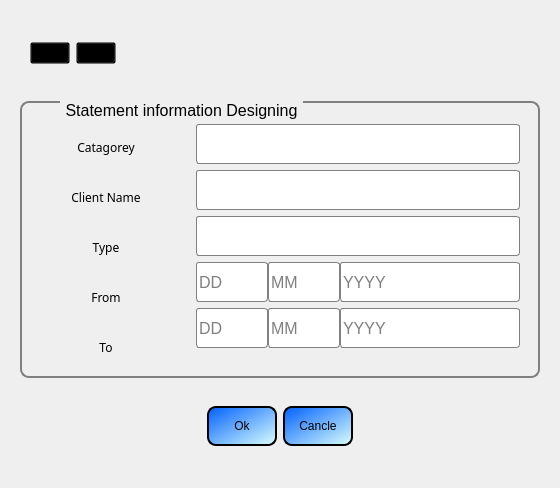
<?xml version="1.0" encoding="UTF-8"?>
<ui version="4.0">
 <class>Form</class>
 <widget class="QWidget" name="Form">
  <property name="geometry">
   <rect>
    <x>0</x>
    <y>0</y>
    <width>560</width>
    <height>488</height>
   </rect>
  </property>
  <property name="windowTitle">
   <string>Form</string>
  </property>
  <property name="styleSheet">
   <string notr="true">	background-color: qlineargradient(spread:reflect, x1:0, y1:0, x2:1, y2:1, stop:0 		rgba(76, 255, 243, 255), stop:1 rgba(218, 255, 251, 255));
</string>
  </property>
  <layout class="QHBoxLayout" name="horizontalLayout_2">
   <item>
    <widget class="QStackedWidget" name="stackedWidget">
     <property name="currentIndex">
      <number>1</number>
     </property>
     <widget class="QWidget" name="bankpage">
      <layout class="QVBoxLayout" name="verticalLayout">
       <property name="leftMargin">
        <number>12</number>
       </property>
       <property name="topMargin">
        <number>0</number>
       </property>
       <item alignment="Qt::AlignLeft">
        <widget class="QFrame" name="frame">
         <property name="styleSheet">
          <string notr="true">background-color:transparent;</string>
         </property>
         <property name="frameShape">
          <enum>QFrame::StyledPanel</enum>
         </property>
         <property name="frameShadow">
          <enum>QFrame::Raised</enum>
         </property>
         <layout class="QHBoxLayout" name="horizontalLayout_5">
          <item>
           <widget class="QPushButton" name="savestatement">
            <property name="text">
             <string/>
            </property>
            <property name="icon">
             <iconset resource="../../sm_engineering2/icon/source.qrc">
              <normaloff>:/newPrefix/save.png</normaloff>:/newPrefix/save.png</iconset>
            </property>
            <property name="iconSize">
             <size>
              <width>40</width>
              <height>40</height>
             </size>
            </property>
           </widget>
          </item>
          <item>
           <widget class="QPushButton" name="addstatement">
            <property name="text">
             <string/>
            </property>
            <property name="icon">
             <iconset resource="../../sm_engineering2/icon/source.qrc">
              <normaloff>:/newPrefix/math-add-icon.png</normaloff>:/newPrefix/math-add-icon.png</iconset>
            </property>
            <property name="iconSize">
             <size>
              <width>40</width>
              <height>40</height>
             </size>
            </property>
           </widget>
          </item>
         </layout>
        </widget>
       </item>
       <item>
        <widget class="QGroupBox" name="groupBox_18">
         <property name="minimumSize">
          <size>
           <width>500</width>
           <height>0</height>
          </size>
         </property>
         <property name="maximumSize">
          <size>
           <width>600</width>
           <height>16777215</height>
          </size>
         </property>
         <property name="font">
          <font>
           <pointsize>12</pointsize>
          </font>
         </property>
         <property name="styleSheet">
          <string notr="true">
QGroupBox {
    border: 2px solid gray;
    border-radius: 9px;
    margin-top: 0.8em;
	
	background-color: transparent;
}

QGroupBox::title {
    subcontrol-origin: margin;
    left: 40px;
    padding: 0 3px 0 3px;
}</string>
         </property>
         <property name="title">
          <string>Statement information Banking</string>
         </property>
         <property name="alignment">
          <set>Qt::AlignCenter</set>
         </property>
         <layout class="QGridLayout" name="gridLayout_2">
          <property name="leftMargin">
           <number>12</number>
          </property>
          <property name="topMargin">
           <number>12</number>
          </property>
          <item row="0" column="0" rowspan="2">
           <widget class="QFrame" name="frame_30">
            <property name="minimumSize">
             <size>
              <width>150</width>
              <height>0</height>
             </size>
            </property>
            <property name="maximumSize">
             <size>
              <width>250</width>
              <height>16777215</height>
             </size>
            </property>
            <property name="styleSheet">
             <string notr="true">background-color: transparent;</string>
            </property>
            <property name="frameShape">
             <enum>QFrame::NoFrame</enum>
            </property>
            <property name="frameShadow">
             <enum>QFrame::Raised</enum>
            </property>
            <layout class="QVBoxLayout" name="verticalLayout_32">
             <property name="spacing">
              <number>10</number>
             </property>
             <property name="leftMargin">
              <number>0</number>
             </property>
             <property name="topMargin">
              <number>12</number>
             </property>
             <property name="rightMargin">
              <number>0</number>
             </property>
             <property name="bottomMargin">
              <number>0</number>
             </property>
             <item>
              <widget class="QLabel" name="label_98">
               <property name="minimumSize">
                <size>
                 <width>0</width>
                 <height>40</height>
                </size>
               </property>
               <property name="maximumSize">
                <size>
                 <width>16777215</width>
                 <height>40</height>
                </size>
               </property>
               <property name="font">
                <font>
                 <family>8514oem</family>
                </font>
               </property>
               <property name="text">
                <string>Bank Name</string>
               </property>
               <property name="alignment">
                <set>Qt::AlignCenter</set>
               </property>
              </widget>
             </item>
             <item>
              <widget class="QLabel" name="label_99">
               <property name="minimumSize">
                <size>
                 <width>0</width>
                 <height>40</height>
                </size>
               </property>
               <property name="maximumSize">
                <size>
                 <width>16777215</width>
                 <height>40</height>
                </size>
               </property>
               <property name="font">
                <font>
                 <family>8514oem</family>
                </font>
               </property>
               <property name="text">
                <string>Branch</string>
               </property>
               <property name="alignment">
                <set>Qt::AlignCenter</set>
               </property>
              </widget>
             </item>
             <item>
              <widget class="QLabel" name="label_100">
               <property name="minimumSize">
                <size>
                 <width>0</width>
                 <height>40</height>
                </size>
               </property>
               <property name="maximumSize">
                <size>
                 <width>16777215</width>
                 <height>40</height>
                </size>
               </property>
               <property name="font">
                <font>
                 <family>8514oem</family>
                </font>
               </property>
               <property name="text">
                <string>Type</string>
               </property>
               <property name="alignment">
                <set>Qt::AlignCenter</set>
               </property>
              </widget>
             </item>
             <item>
              <widget class="QLabel" name="label_101">
               <property name="minimumSize">
                <size>
                 <width>0</width>
                 <height>40</height>
                </size>
               </property>
               <property name="maximumSize">
                <size>
                 <width>16777215</width>
                 <height>40</height>
                </size>
               </property>
               <property name="font">
                <font>
                 <family>8514oem</family>
                </font>
               </property>
               <property name="text">
                <string>From</string>
               </property>
               <property name="alignment">
                <set>Qt::AlignCenter</set>
               </property>
              </widget>
             </item>
             <item>
              <widget class="QLabel" name="label_102">
               <property name="minimumSize">
                <size>
                 <width>0</width>
                 <height>40</height>
                </size>
               </property>
               <property name="maximumSize">
                <size>
                 <width>16777215</width>
                 <height>40</height>
                </size>
               </property>
               <property name="font">
                <font>
                 <family>8514oem</family>
                </font>
               </property>
               <property name="text">
                <string>To</string>
               </property>
               <property name="alignment">
                <set>Qt::AlignCenter</set>
               </property>
              </widget>
             </item>
            </layout>
           </widget>
          </item>
          <item row="0" column="1" rowspan="2">
           <widget class="QFrame" name="frame_31">
            <property name="maximumSize">
             <size>
              <width>350</width>
              <height>16777215</height>
             </size>
            </property>
            <property name="styleSheet">
             <string notr="true">background-color: transparent</string>
            </property>
            <property name="frameShape">
             <enum>QFrame::NoFrame</enum>
            </property>
            <property name="frameShadow">
             <enum>QFrame::Raised</enum>
            </property>
            <layout class="QVBoxLayout" name="verticalLayout_2">
             <property name="bottomMargin">
              <number>0</number>
             </property>
             <item>
              <widget class="QLineEdit" name="dclient_name_3">
               <property name="minimumSize">
                <size>
                 <width>0</width>
                 <height>40</height>
                </size>
               </property>
               <property name="maximumSize">
                <size>
                 <width>16777215</width>
                 <height>16777215</height>
                </size>
               </property>
               <property name="font">
                <font>
                 <pointsize>10</pointsize>
                </font>
               </property>
               <property name="styleSheet">
                <string notr="true">QLineEdit{
border:1px solid gray;
background-color: rgb(255, 255, 255);
border-radius:3px;
}</string>
               </property>
              </widget>
             </item>
             <item>
              <widget class="QLineEdit" name="catageory_3">
               <property name="minimumSize">
                <size>
                 <width>0</width>
                 <height>40</height>
                </size>
               </property>
               <property name="font">
                <font>
                 <pointsize>10</pointsize>
                </font>
               </property>
               <property name="styleSheet">
                <string notr="true">QLineEdit{
border:1px solid gray;
background-color: rgb(255, 255, 255);
border-radius:3px;
}</string>
               </property>
              </widget>
             </item>
             <item>
              <widget class="QLineEdit" name="daddress_3">
               <property name="minimumSize">
                <size>
                 <width>0</width>
                 <height>40</height>
                </size>
               </property>
               <property name="font">
                <font>
                 <pointsize>10</pointsize>
                </font>
               </property>
               <property name="styleSheet">
                <string notr="true">QLineEdit{
border:1px solid gray;
background-color: rgb(255, 255, 255);
border-radius:3px;
}</string>
               </property>
               <property name="text">
                <string/>
               </property>
              </widget>
             </item>
             <item>
              <widget class="QFrame" name="frame_12">
               <property name="maximumSize">
                <size>
                 <width>350</width>
                 <height>40</height>
                </size>
               </property>
               <property name="frameShape">
                <enum>QFrame::NoFrame</enum>
               </property>
               <property name="frameShadow">
                <enum>QFrame::Raised</enum>
               </property>
               <layout class="QHBoxLayout" name="horizontalLayout_25">
                <property name="spacing">
                 <number>0</number>
                </property>
                <property name="leftMargin">
                 <number>0</number>
                </property>
                <property name="topMargin">
                 <number>0</number>
                </property>
                <property name="rightMargin">
                 <number>0</number>
                </property>
                <property name="bottomMargin">
                 <number>0</number>
                </property>
                <item>
                 <widget class="QLineEdit" name="dd_dd_5">
                  <property name="minimumSize">
                   <size>
                    <width>0</width>
                    <height>40</height>
                   </size>
                  </property>
                  <property name="maximumSize">
                   <size>
                    <width>743</width>
                    <height>1176</height>
                   </size>
                  </property>
                  <property name="font">
                   <font>
                    <pointsize>12</pointsize>
                   </font>
                  </property>
                  <property name="styleSheet">
                   <string notr="true">QLineEdit{
border:1px solid gray;
background-color: rgb(255, 255, 255);
border-radius:3px;
}</string>
                  </property>
                  <property name="placeholderText">
                   <string>DD</string>
                  </property>
                 </widget>
                </item>
                <item>
                 <widget class="QLineEdit" name="dd_mm_5">
                  <property name="minimumSize">
                   <size>
                    <width>0</width>
                    <height>40</height>
                   </size>
                  </property>
                  <property name="maximumSize">
                   <size>
                    <width>919</width>
                    <height>624</height>
                   </size>
                  </property>
                  <property name="font">
                   <font>
                    <pointsize>12</pointsize>
                   </font>
                  </property>
                  <property name="styleSheet">
                   <string notr="true">QLineEdit{
border:1px solid gray;
background-color: rgb(255, 255, 255);
border-radius:3px;
}</string>
                  </property>
                  <property name="placeholderText">
                   <string>MM</string>
                  </property>
                 </widget>
                </item>
                <item>
                 <widget class="QLineEdit" name="dd_yy_5">
                  <property name="minimumSize">
                   <size>
                    <width>180</width>
                    <height>40</height>
                   </size>
                  </property>
                  <property name="maximumSize">
                   <size>
                    <width>627</width>
                    <height>16777215</height>
                   </size>
                  </property>
                  <property name="font">
                   <font>
                    <pointsize>12</pointsize>
                   </font>
                  </property>
                  <property name="styleSheet">
                   <string notr="true">QLineEdit{
border:1px solid gray;
background-color: rgb(255, 255, 255);
border-radius:3px;
}</string>
                  </property>
                  <property name="placeholderText">
                   <string>YYYY</string>
                  </property>
                 </widget>
                </item>
               </layout>
              </widget>
             </item>
             <item>
              <widget class="QFrame" name="frame_14">
               <property name="maximumSize">
                <size>
                 <width>350</width>
                 <height>40</height>
                </size>
               </property>
               <property name="frameShape">
                <enum>QFrame::NoFrame</enum>
               </property>
               <property name="frameShadow">
                <enum>QFrame::Raised</enum>
               </property>
               <layout class="QHBoxLayout" name="horizontalLayout_27">
                <property name="spacing">
                 <number>0</number>
                </property>
                <property name="leftMargin">
                 <number>0</number>
                </property>
                <property name="topMargin">
                 <number>0</number>
                </property>
                <property name="rightMargin">
                 <number>0</number>
                </property>
                <property name="bottomMargin">
                 <number>0</number>
                </property>
                <item>
                 <widget class="QLineEdit" name="dd_dd_7">
                  <property name="minimumSize">
                   <size>
                    <width>0</width>
                    <height>40</height>
                   </size>
                  </property>
                  <property name="maximumSize">
                   <size>
                    <width>743</width>
                    <height>1176</height>
                   </size>
                  </property>
                  <property name="font">
                   <font>
                    <pointsize>12</pointsize>
                   </font>
                  </property>
                  <property name="styleSheet">
                   <string notr="true">QLineEdit{
border:1px solid gray;
background-color: rgb(255, 255, 255);
border-radius:3px;
}</string>
                  </property>
                  <property name="placeholderText">
                   <string>DD</string>
                  </property>
                 </widget>
                </item>
                <item>
                 <widget class="QLineEdit" name="dd_mm_7">
                  <property name="minimumSize">
                   <size>
                    <width>0</width>
                    <height>40</height>
                   </size>
                  </property>
                  <property name="maximumSize">
                   <size>
                    <width>919</width>
                    <height>624</height>
                   </size>
                  </property>
                  <property name="font">
                   <font>
                    <pointsize>12</pointsize>
                   </font>
                  </property>
                  <property name="styleSheet">
                   <string notr="true">QLineEdit{
border:1px solid gray;
background-color: rgb(255, 255, 255);
border-radius:3px;
}</string>
                  </property>
                  <property name="placeholderText">
                   <string>MM</string>
                  </property>
                 </widget>
                </item>
                <item>
                 <widget class="QLineEdit" name="dd_yy_7">
                  <property name="minimumSize">
                   <size>
                    <width>180</width>
                    <height>40</height>
                   </size>
                  </property>
                  <property name="maximumSize">
                   <size>
                    <width>627</width>
                    <height>16777215</height>
                   </size>
                  </property>
                  <property name="font">
                   <font>
                    <pointsize>12</pointsize>
                   </font>
                  </property>
                  <property name="styleSheet">
                   <string notr="true">QLineEdit{
border:1px solid gray;
background-color: rgb(255, 255, 255);
border-radius:3px;
}</string>
                  </property>
                  <property name="placeholderText">
                   <string>YYYY</string>
                  </property>
                 </widget>
                </item>
               </layout>
              </widget>
             </item>
             <item>
              <widget class="QFrame" name="frame_13">
               <property name="maximumSize">
                <size>
                 <width>350</width>
                 <height>40</height>
                </size>
               </property>
               <property name="frameShape">
                <enum>QFrame::NoFrame</enum>
               </property>
               <property name="frameShadow">
                <enum>QFrame::Raised</enum>
               </property>
               <layout class="QHBoxLayout" name="horizontalLayout_26">
                <property name="spacing">
                 <number>0</number>
                </property>
                <property name="leftMargin">
                 <number>0</number>
                </property>
                <property name="topMargin">
                 <number>0</number>
                </property>
                <property name="rightMargin">
                 <number>0</number>
                </property>
                <property name="bottomMargin">
                 <number>0</number>
                </property>
               </layout>
              </widget>
             </item>
            </layout>
           </widget>
          </item>
         </layout>
        </widget>
       </item>
       <item alignment="Qt::AlignHCenter">
        <widget class="QFrame" name="frame_2">
         <property name="styleSheet">
          <string notr="true">background-color:transparent;</string>
         </property>
         <property name="frameShape">
          <enum>QFrame::StyledPanel</enum>
         </property>
         <property name="frameShadow">
          <enum>QFrame::Raised</enum>
         </property>
         <layout class="QHBoxLayout" name="horizontalLayout">
          <item>
           <widget class="QPushButton" name="pushButton">
            <property name="minimumSize">
             <size>
              <width>70</width>
              <height>40</height>
             </size>
            </property>
            <property name="styleSheet">
             <string notr="true">border:2px solid;
border-radius:9px;
background-color: qlineargradient(spread:reflect, x1:0, y1:0, x2:1, y2:1, stop:0 rgba(0, 96, 255, 255), stop:1 rgba(218, 255, 251, 255));</string>
            </property>
            <property name="text">
             <string>Ok</string>
            </property>
           </widget>
          </item>
          <item>
           <widget class="QPushButton" name="pushButton_2">
            <property name="minimumSize">
             <size>
              <width>70</width>
              <height>40</height>
             </size>
            </property>
            <property name="styleSheet">
             <string notr="true">border:2px solid;
border-radius:9px;
background-color: qlineargradient(spread:reflect, x1:0, y1:0, x2:1, y2:1, stop:0 rgba(0, 96, 255, 255), stop:1 rgba(218, 255, 251, 255));</string>
            </property>
            <property name="text">
             <string>Cancle</string>
            </property>
           </widget>
          </item>
         </layout>
        </widget>
       </item>
      </layout>
     </widget>
     <widget class="QWidget" name="designpage">
      <layout class="QVBoxLayout" name="verticalLayout_6">
       <property name="topMargin">
        <number>0</number>
       </property>
       <item alignment="Qt::AlignLeft">
        <widget class="QFrame" name="frame_5">
         <property name="styleSheet">
          <string notr="true">background-color:transparent;</string>
         </property>
         <property name="frameShape">
          <enum>QFrame::StyledPanel</enum>
         </property>
         <property name="frameShadow">
          <enum>QFrame::Raised</enum>
         </property>
         <layout class="QHBoxLayout" name="horizontalLayout_3">
          <item alignment="Qt::AlignLeft">
           <widget class="QPushButton" name="pushButton_4">
            <property name="text">
             <string/>
            </property>
            <property name="icon">
             <iconset resource="../../sm_engineering2/icon/source.qrc">
              <normaloff>:/newPrefix/save.png</normaloff>:/newPrefix/save.png</iconset>
            </property>
            <property name="iconSize">
             <size>
              <width>40</width>
              <height>40</height>
             </size>
            </property>
           </widget>
          </item>
          <item>
           <widget class="QPushButton" name="pushButton_8">
            <property name="text">
             <string/>
            </property>
            <property name="icon">
             <iconset resource="../../sm_engineering2/icon/source.qrc">
              <normaloff>:/newPrefix/math-add-icon.png</normaloff>:/newPrefix/math-add-icon.png</iconset>
            </property>
            <property name="iconSize">
             <size>
              <width>40</width>
              <height>40</height>
             </size>
            </property>
           </widget>
          </item>
         </layout>
        </widget>
       </item>
       <item>
        <widget class="QGroupBox" name="groupBox_20">
         <property name="minimumSize">
          <size>
           <width>500</width>
           <height>0</height>
          </size>
         </property>
         <property name="maximumSize">
          <size>
           <width>600</width>
           <height>16777215</height>
          </size>
         </property>
         <property name="font">
          <font>
           <pointsize>12</pointsize>
          </font>
         </property>
         <property name="layoutDirection">
          <enum>Qt::LeftToRight</enum>
         </property>
         <property name="styleSheet">
          <string notr="true">
QGroupBox {
    border: 2px solid gray;
    border-radius: 9px;
    margin-top: 0.8em;
	
	background-color: transparent;
}

QGroupBox::title {
    subcontrol-origin: margin;
    left: 40px;
    padding: 0 3px 0 3px;
}</string>
         </property>
         <property name="title">
          <string>Statement information Designing</string>
         </property>
         <property name="alignment">
          <set>Qt::AlignCenter</set>
         </property>
         <layout class="QGridLayout" name="gridLayout_4">
          <property name="topMargin">
           <number>12</number>
          </property>
          <item row="0" column="0" rowspan="2">
           <widget class="QFrame" name="frame_34">
            <property name="minimumSize">
             <size>
              <width>150</width>
              <height>0</height>
             </size>
            </property>
            <property name="maximumSize">
             <size>
              <width>250</width>
              <height>16777215</height>
             </size>
            </property>
            <property name="styleSheet">
             <string notr="true">background-color: transparent;</string>
            </property>
            <property name="frameShape">
             <enum>QFrame::NoFrame</enum>
            </property>
            <property name="frameShadow">
             <enum>QFrame::Raised</enum>
            </property>
            <layout class="QVBoxLayout" name="verticalLayout_34">
             <property name="spacing">
              <number>10</number>
             </property>
             <property name="leftMargin">
              <number>0</number>
             </property>
             <property name="topMargin">
              <number>12</number>
             </property>
             <property name="rightMargin">
              <number>0</number>
             </property>
             <property name="bottomMargin">
              <number>0</number>
             </property>
             <item>
              <widget class="QLabel" name="label_108">
               <property name="minimumSize">
                <size>
                 <width>0</width>
                 <height>40</height>
                </size>
               </property>
               <property name="maximumSize">
                <size>
                 <width>16777215</width>
                 <height>40</height>
                </size>
               </property>
               <property name="font">
                <font>
                 <family>8514oem</family>
                </font>
               </property>
               <property name="text">
                <string>Catagorey</string>
               </property>
               <property name="alignment">
                <set>Qt::AlignCenter</set>
               </property>
              </widget>
             </item>
             <item>
              <widget class="QLabel" name="label_109">
               <property name="minimumSize">
                <size>
                 <width>0</width>
                 <height>40</height>
                </size>
               </property>
               <property name="maximumSize">
                <size>
                 <width>16777215</width>
                 <height>40</height>
                </size>
               </property>
               <property name="font">
                <font>
                 <family>8514oem</family>
                </font>
               </property>
               <property name="text">
                <string>Client Name</string>
               </property>
               <property name="alignment">
                <set>Qt::AlignCenter</set>
               </property>
              </widget>
             </item>
             <item>
              <widget class="QLabel" name="label_110">
               <property name="minimumSize">
                <size>
                 <width>0</width>
                 <height>40</height>
                </size>
               </property>
               <property name="maximumSize">
                <size>
                 <width>16777215</width>
                 <height>40</height>
                </size>
               </property>
               <property name="font">
                <font>
                 <family>8514oem</family>
                </font>
               </property>
               <property name="text">
                <string>Type</string>
               </property>
               <property name="alignment">
                <set>Qt::AlignCenter</set>
               </property>
              </widget>
             </item>
             <item>
              <widget class="QLabel" name="label_111">
               <property name="minimumSize">
                <size>
                 <width>0</width>
                 <height>40</height>
                </size>
               </property>
               <property name="maximumSize">
                <size>
                 <width>16777215</width>
                 <height>40</height>
                </size>
               </property>
               <property name="font">
                <font>
                 <family>8514oem</family>
                </font>
               </property>
               <property name="text">
                <string>From</string>
               </property>
               <property name="alignment">
                <set>Qt::AlignCenter</set>
               </property>
              </widget>
             </item>
             <item>
              <widget class="QLabel" name="label_112">
               <property name="minimumSize">
                <size>
                 <width>0</width>
                 <height>40</height>
                </size>
               </property>
               <property name="maximumSize">
                <size>
                 <width>16777215</width>
                 <height>40</height>
                </size>
               </property>
               <property name="font">
                <font>
                 <family>8514oem</family>
                </font>
               </property>
               <property name="text">
                <string>To</string>
               </property>
               <property name="alignment">
                <set>Qt::AlignCenter</set>
               </property>
              </widget>
             </item>
            </layout>
           </widget>
          </item>
          <item row="0" column="1" rowspan="2">
           <widget class="QFrame" name="frame_35">
            <property name="maximumSize">
             <size>
              <width>350</width>
              <height>16777215</height>
             </size>
            </property>
            <property name="styleSheet">
             <string notr="true">background-color: transparent</string>
            </property>
            <property name="frameShape">
             <enum>QFrame::NoFrame</enum>
            </property>
            <property name="frameShadow">
             <enum>QFrame::Raised</enum>
            </property>
            <layout class="QVBoxLayout" name="verticalLayout_5">
             <property name="bottomMargin">
              <number>0</number>
             </property>
             <item>
              <widget class="QLineEdit" name="dclient_name_5">
               <property name="minimumSize">
                <size>
                 <width>0</width>
                 <height>40</height>
                </size>
               </property>
               <property name="maximumSize">
                <size>
                 <width>16777215</width>
                 <height>16777215</height>
                </size>
               </property>
               <property name="font">
                <font>
                 <pointsize>10</pointsize>
                </font>
               </property>
               <property name="styleSheet">
                <string notr="true">QLineEdit{
border:1px solid gray;
background-color: rgb(255, 255, 255);
border-radius:3px;
}</string>
               </property>
              </widget>
             </item>
             <item>
              <widget class="QLineEdit" name="catageory_5">
               <property name="minimumSize">
                <size>
                 <width>0</width>
                 <height>40</height>
                </size>
               </property>
               <property name="font">
                <font>
                 <pointsize>10</pointsize>
                </font>
               </property>
               <property name="styleSheet">
                <string notr="true">QLineEdit{
border:1px solid gray;
background-color: rgb(255, 255, 255);
border-radius:3px;
}</string>
               </property>
              </widget>
             </item>
             <item>
              <widget class="QLineEdit" name="daddress_5">
               <property name="minimumSize">
                <size>
                 <width>0</width>
                 <height>40</height>
                </size>
               </property>
               <property name="font">
                <font>
                 <pointsize>10</pointsize>
                </font>
               </property>
               <property name="styleSheet">
                <string notr="true">QLineEdit{
border:1px solid gray;
background-color: rgb(255, 255, 255);
border-radius:3px;
}</string>
               </property>
               <property name="text">
                <string/>
               </property>
              </widget>
             </item>
             <item>
              <widget class="QFrame" name="frame_18">
               <property name="maximumSize">
                <size>
                 <width>350</width>
                 <height>40</height>
                </size>
               </property>
               <property name="frameShape">
                <enum>QFrame::NoFrame</enum>
               </property>
               <property name="frameShadow">
                <enum>QFrame::Raised</enum>
               </property>
               <layout class="QHBoxLayout" name="horizontalLayout_31">
                <property name="spacing">
                 <number>0</number>
                </property>
                <property name="leftMargin">
                 <number>0</number>
                </property>
                <property name="topMargin">
                 <number>0</number>
                </property>
                <property name="rightMargin">
                 <number>0</number>
                </property>
                <property name="bottomMargin">
                 <number>0</number>
                </property>
                <item>
                 <widget class="QLineEdit" name="dd_dd_9">
                  <property name="minimumSize">
                   <size>
                    <width>0</width>
                    <height>40</height>
                   </size>
                  </property>
                  <property name="maximumSize">
                   <size>
                    <width>743</width>
                    <height>1176</height>
                   </size>
                  </property>
                  <property name="font">
                   <font>
                    <pointsize>12</pointsize>
                   </font>
                  </property>
                  <property name="styleSheet">
                   <string notr="true">QLineEdit{
border:1px solid gray;
background-color: rgb(255, 255, 255);
border-radius:3px;
}</string>
                  </property>
                  <property name="placeholderText">
                   <string>DD</string>
                  </property>
                 </widget>
                </item>
                <item>
                 <widget class="QLineEdit" name="dd_mm_9">
                  <property name="minimumSize">
                   <size>
                    <width>0</width>
                    <height>40</height>
                   </size>
                  </property>
                  <property name="maximumSize">
                   <size>
                    <width>919</width>
                    <height>624</height>
                   </size>
                  </property>
                  <property name="font">
                   <font>
                    <pointsize>12</pointsize>
                   </font>
                  </property>
                  <property name="styleSheet">
                   <string notr="true">QLineEdit{
border:1px solid gray;
background-color: rgb(255, 255, 255);
border-radius:3px;
}</string>
                  </property>
                  <property name="placeholderText">
                   <string>MM</string>
                  </property>
                 </widget>
                </item>
                <item>
                 <widget class="QLineEdit" name="dd_yy_9">
                  <property name="minimumSize">
                   <size>
                    <width>180</width>
                    <height>40</height>
                   </size>
                  </property>
                  <property name="maximumSize">
                   <size>
                    <width>627</width>
                    <height>16777215</height>
                   </size>
                  </property>
                  <property name="font">
                   <font>
                    <pointsize>12</pointsize>
                   </font>
                  </property>
                  <property name="styleSheet">
                   <string notr="true">QLineEdit{
border:1px solid gray;
background-color: rgb(255, 255, 255);
border-radius:3px;
}</string>
                  </property>
                  <property name="placeholderText">
                   <string>YYYY</string>
                  </property>
                 </widget>
                </item>
               </layout>
              </widget>
             </item>
             <item>
              <widget class="QFrame" name="frame_19">
               <property name="maximumSize">
                <size>
                 <width>350</width>
                 <height>40</height>
                </size>
               </property>
               <property name="frameShape">
                <enum>QFrame::NoFrame</enum>
               </property>
               <property name="frameShadow">
                <enum>QFrame::Raised</enum>
               </property>
               <layout class="QHBoxLayout" name="horizontalLayout_32">
                <property name="spacing">
                 <number>0</number>
                </property>
                <property name="leftMargin">
                 <number>0</number>
                </property>
                <property name="topMargin">
                 <number>0</number>
                </property>
                <property name="rightMargin">
                 <number>0</number>
                </property>
                <property name="bottomMargin">
                 <number>0</number>
                </property>
                <item>
                 <widget class="QLineEdit" name="dd_dd_10">
                  <property name="minimumSize">
                   <size>
                    <width>0</width>
                    <height>40</height>
                   </size>
                  </property>
                  <property name="maximumSize">
                   <size>
                    <width>743</width>
                    <height>1176</height>
                   </size>
                  </property>
                  <property name="font">
                   <font>
                    <pointsize>12</pointsize>
                   </font>
                  </property>
                  <property name="styleSheet">
                   <string notr="true">QLineEdit{
border:1px solid gray;
background-color: rgb(255, 255, 255);
border-radius:3px;
}</string>
                  </property>
                  <property name="placeholderText">
                   <string>DD</string>
                  </property>
                 </widget>
                </item>
                <item>
                 <widget class="QLineEdit" name="dd_mm_10">
                  <property name="minimumSize">
                   <size>
                    <width>0</width>
                    <height>40</height>
                   </size>
                  </property>
                  <property name="maximumSize">
                   <size>
                    <width>919</width>
                    <height>624</height>
                   </size>
                  </property>
                  <property name="font">
                   <font>
                    <pointsize>12</pointsize>
                   </font>
                  </property>
                  <property name="styleSheet">
                   <string notr="true">QLineEdit{
border:1px solid gray;
background-color: rgb(255, 255, 255);
border-radius:3px;
}</string>
                  </property>
                  <property name="placeholderText">
                   <string>MM</string>
                  </property>
                 </widget>
                </item>
                <item>
                 <widget class="QLineEdit" name="dd_yy_10">
                  <property name="minimumSize">
                   <size>
                    <width>180</width>
                    <height>40</height>
                   </size>
                  </property>
                  <property name="maximumSize">
                   <size>
                    <width>627</width>
                    <height>16777215</height>
                   </size>
                  </property>
                  <property name="font">
                   <font>
                    <pointsize>12</pointsize>
                   </font>
                  </property>
                  <property name="styleSheet">
                   <string notr="true">QLineEdit{
border:1px solid gray;
background-color: rgb(255, 255, 255);
border-radius:3px;
}</string>
                  </property>
                  <property name="placeholderText">
                   <string>YYYY</string>
                  </property>
                 </widget>
                </item>
               </layout>
              </widget>
             </item>
             <item>
              <widget class="QFrame" name="frame_20">
               <property name="maximumSize">
                <size>
                 <width>350</width>
                 <height>40</height>
                </size>
               </property>
               <property name="frameShape">
                <enum>QFrame::NoFrame</enum>
               </property>
               <property name="frameShadow">
                <enum>QFrame::Raised</enum>
               </property>
               <layout class="QHBoxLayout" name="horizontalLayout_33">
                <property name="spacing">
                 <number>0</number>
                </property>
                <property name="leftMargin">
                 <number>0</number>
                </property>
                <property name="topMargin">
                 <number>0</number>
                </property>
                <property name="rightMargin">
                 <number>0</number>
                </property>
                <property name="bottomMargin">
                 <number>0</number>
                </property>
               </layout>
              </widget>
             </item>
            </layout>
           </widget>
          </item>
         </layout>
        </widget>
       </item>
       <item alignment="Qt::AlignHCenter">
        <widget class="QFrame" name="frame_6">
         <property name="styleSheet">
          <string notr="true">background-color:transparent;</string>
         </property>
         <property name="frameShape">
          <enum>QFrame::StyledPanel</enum>
         </property>
         <property name="frameShadow">
          <enum>QFrame::Raised</enum>
         </property>
         <layout class="QHBoxLayout" name="horizontalLayout_4">
          <item>
           <widget class="QPushButton" name="pushButton_5">
            <property name="minimumSize">
             <size>
              <width>70</width>
              <height>40</height>
             </size>
            </property>
            <property name="styleSheet">
             <string notr="true">border:2px solid;
border-radius:9px;
background-color: qlineargradient(spread:reflect, x1:0, y1:0, x2:1, y2:1, stop:0 rgba(0, 96, 255, 255), stop:1 rgba(218, 255, 251, 255));</string>
            </property>
            <property name="text">
             <string>Ok</string>
            </property>
           </widget>
          </item>
          <item>
           <widget class="QPushButton" name="pushButton_6">
            <property name="minimumSize">
             <size>
              <width>70</width>
              <height>40</height>
             </size>
            </property>
            <property name="styleSheet">
             <string notr="true">border:2px solid;
border-radius:9px;
background-color: qlineargradient(spread:reflect, x1:0, y1:0, x2:1, y2:1, stop:0 rgba(0, 96, 255, 255), stop:1 rgba(218, 255, 251, 255));</string>
            </property>
            <property name="text">
             <string>Cancle</string>
            </property>
           </widget>
          </item>
         </layout>
        </widget>
       </item>
      </layout>
     </widget>
    </widget>
   </item>
  </layout>
 </widget>
 <resources>
  <include location="../../sm_engineering2/icon/source.qrc"/>
 </resources>
 <connections/>
</ui>
